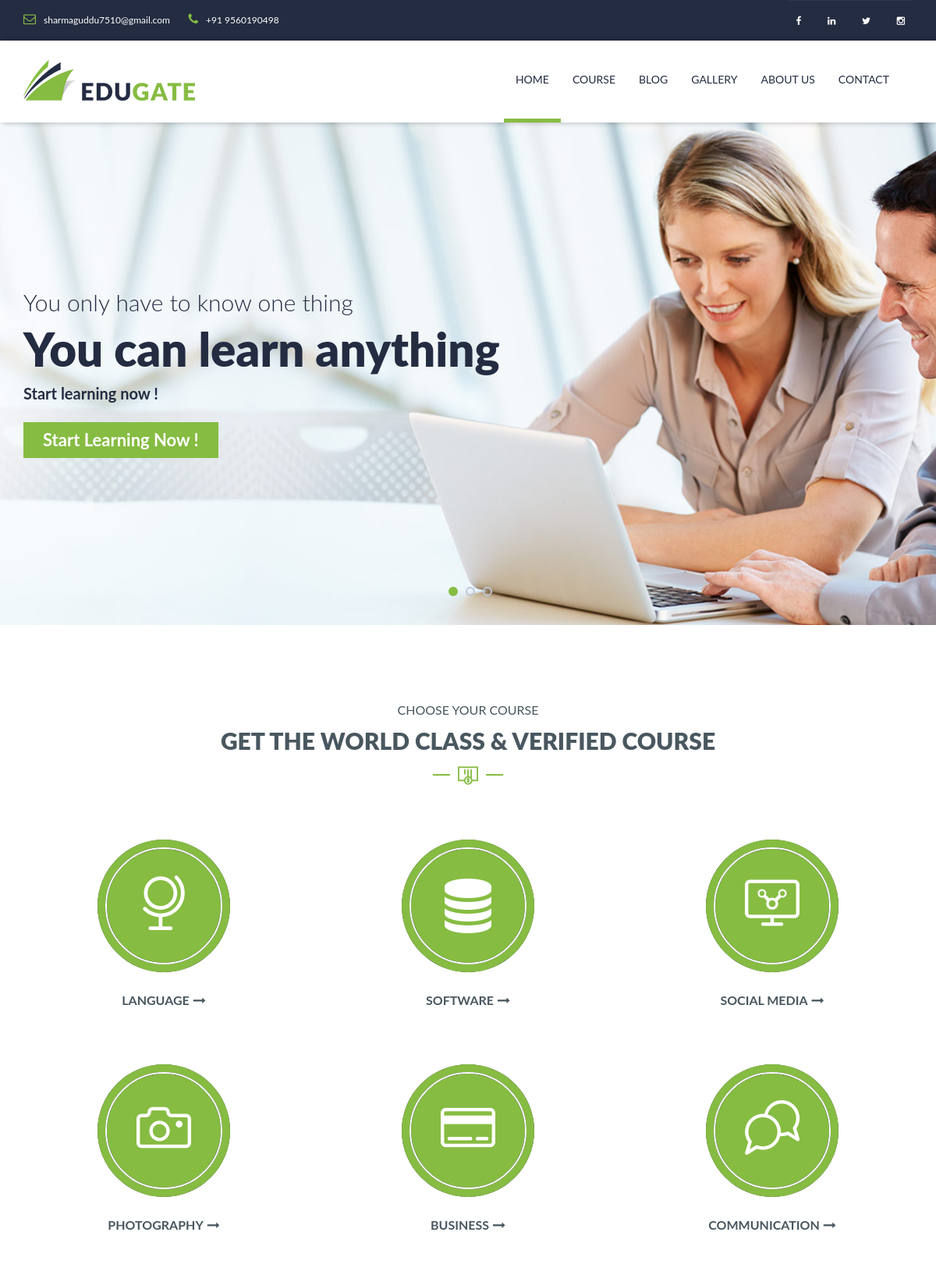
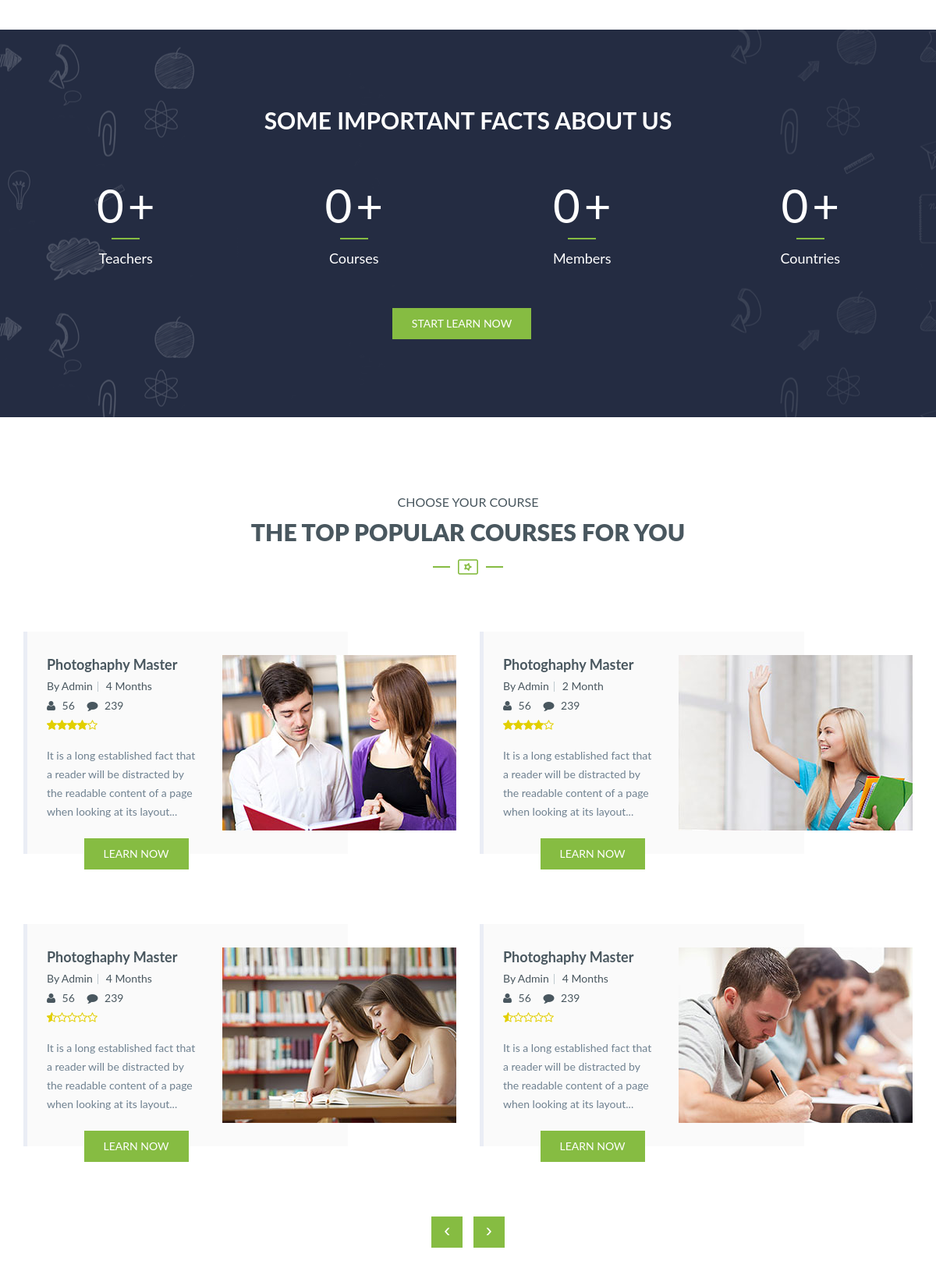
The page / (upper part) on the database its author committed (2 pictures, top to bottom).
### tables this page shows
CREATE TABLE `sitesetting` (
  `id` int(11) NOT NULL,
  `logo` varchar(100) DEFAULT NULL,
  `logo_alt` varchar(100) DEFAULT NULL,
  `logo_update` datetime DEFAULT NULL,
  `email` varchar(100) DEFAULT NULL,
  `email_alt` varchar(100) DEFAULT NULL,
  `email_update` datetime DEFAULT NULL,
  `mobile` bigint(20) DEFAULT NULL,
  `mobile_alt` varchar(100) DEFAULT NULL,
  `mobile_update` datetime DEFAULT NULL,
  `facebook` varchar(255) DEFAULT NULL,
  `facebook_alt` varchar(100) DEFAULT NULL,
  `facebook_update` datetime DEFAULT NULL,
  `twitter` varchar(255) DEFAULT NULL,
  `twitter_alt` varchar(100) DEFAULT NULL,
  `twitter_update` datetime DEFAULT NULL,
  `linkedin` varchar(255) DEFAULT NULL,
  `linkedin_alt` varchar(100) DEFAULT NULL,
  `linkedin_update` datetime DEFAULT NULL,
  `instagram` varchar(255) DEFAULT NULL,
  `instagram_alt` varchar(100) DEFAULT NULL,
  `instagram_update` datetime DEFAULT NULL,
  `address` varchar(255) DEFAULT NULL,
  `address_link` varchar(255) DEFAULT NULL,
  `address_update` datetime DEFAULT NULL,
  `page_title` varchar(255) DEFAULT NULL,
  `page_title_update` datetime DEFAULT NULL
);

CREATE TABLE `slider` (
  `id` int(11) NOT NULL,
  `image` varchar(100) DEFAULT NULL,
  `paragraph` text DEFAULT NULL,
  `heading` text DEFAULT NULL,
  `button` text DEFAULT NULL,
  `url` varchar(100) DEFAULT NULL,
  `description` varchar(255) DEFAULT NULL,
  `add_time` datetime DEFAULT NULL,
  `modify_time` datetime DEFAULT NULL
);

CREATE TABLE `course` (
  `id` int(11) NOT NULL,
  `cat_id` int(11) NOT NULL,
  `image` varchar(100) NOT NULL,
  `name` text NOT NULL,
  `description` text NOT NULL,
  `duration` text NOT NULL,
  `popular` int(11) DEFAULT NULL,
  `showhome` text NOT NULL,
  `status` text NOT NULL,
  `add_time` datetime NOT NULL,
  `modify_time` datetime NOT NULL
);

### index.php (the view, shortened to what the rows shown need)
<!DOCTYPE html>
<html lang="en">
<head>
    <?php include_once "include/links.php"; ?>
</head>
<body></body>
<?php
include_once "include/header.php";
?>
<div id="wrapper-content">
    <div id="page-wrapper">
        <div class="main-content">
            <div class="content">
                <div class="section slider-banner set-height-top">
                    <?php $sli = "SELECT * FROM slider";
                    $slid = $conn->prepare($sli);
                    $slid->execute();
                    $slidd = $slid->fetchAll(PDO::FETCH_ASSOC);
                    $i = 1;
                    foreach ($slidd as $slider) {
                    ?>
                        <div class="slider-item">
                            <div class="slider-<?php echo $i; ?>">
                                <div class="slider-caption">
                                    <div class="container">
                                        <h5 class="text-info-2"><?= $slider['paragraph']; ?></h5>
                                        <h1 class="text-info-1"><?= $slider["heading"]; ?></h1>
                                        <p class="text-info-3"><?= $slider["description"]; ?></p>
                                        <button class="btn btn-green"><span>Start learning now !</span></button>
                                    </div>
                                </div>
                            </div>
                        </div>
                    <?php $i++;
                    } ?>
                </div>
                <div class="section section-padding choose-course">
                    <div class="container">
                        <div class="group-title-index">
                            <h2 class="center-title">GET THE WORLD CLASS & VERIFIED COURSE</h2>
                        </div>
                    </div>
                </div>
                <div class="section progress-bars section-padding">
                    <div class="container">
                        <div class="progress-bars-content">
                            <div class="progress-bar-wrapper">
                                <h2 class="title-2">Some important facts about us</h2>
                            </div>
                        </div>
                    </div>
                </div>
                <div class="section section-padding top-courses">
                    <div class="container">
                        <div class="group-title-index">
                            <h2 class="center-title">the top popular courses for you</h2>
                        </div>
                        <div class="top-courses-wrapper">
                            <div class="top-courses-slider">
                                <?php
                                $cou = "SELECT * FROM course WHERE popular=1 LIMIT 4";
                                $cour = $conn->prepare($cou);
                                $cour->execute();
                                $cours = $cour->fetchAll(PDO::FETCH_ASSOC);
                                foreach ($cours as $course) {
                                ?>
                                    <div class="top-courses-item">
                                        <div class="edugate-layout-2">
                                            <div class="edugate-layout-2-wrapper">
                                                <div class="edugate-content"><a href="courses-detail.html" class="title"><?= $course["name"]; ?></a>
                                                    <div class="info">
                                                        <div class="author item"><a href="#">By Admin</a></div>
                                                        <div class="date-time item"><a href="#"><?= $course['duration']; ?></a></div>
                                                    </div>
                                                    <div class="info-more">
                                                        <div class="view item"><i class="fa fa-user"></i>
                                                            <p> 56</p>
                                                        </div>
                                                        <div class="comment item"><i class="fa fa-comment"></i>
                                                            <p> 239</p>
                                                        </div>
                                                    </div>
                                                    <div title="Rated 5.00 out of 5" class="star-rating"><span class="width-80"><strong class="rating">5.00</strong> out of 5</span></div>
                                                    <div class="description"><?= $course["description"]; ?></div>
                                                    <button onclick="window.location.href='courses-detail.php'" class="btn btn-green"><span>learn now</span></button>
                                                </div>
                                                <div class="edugate-image"><img src="edu-admin/login/images/course/<?= $course['image']; ?>" alt="" class="img-responsive" /></div>
                                            </div>
                                        </div>
                                    </div>
                                <?php } ?>
                            </div>
                            <div class="top-courses-slider">
                                <?php
                                $cou = "SELECT * FROM course WHERE popular=1 ORDER BY id DESC LIMIT 4";
                                $cour = $conn->prepare($cou);
                                $cour->execute();
                                $cours = $cour->fetchAll(PDO::FETCH_ASSOC);
                                foreach ($cours as $course) {
                                ?>
                                    <div class="top-courses-item">
                                        <div class="edugate-layout-2">
                                            <div class="edugate-layout-2-wrapper">
                                                <div class="edugate-content"><a href="course.php" class="title"><?= $course['name']; ?></a>
                                                    <div class="info">
                                                        <div class="author item"><a href="#">By Admin</a></div>
                                                        <div class="date-time item"><a href="#"><?= $course['duration']; ?></a></div>
                                                    </div>
                                                    <div class="info-more">
                                                        <div class="view item"><i class="fa fa-user"></i>
                                                            <p> 56</p>
                                                        </div>
                                                        <div class="comment item"><i class="fa fa-comment"></i>
                                                            <p> 239</p>
                                                        </div>
                                                    </div>
                                                    <div title="Rated 5.00 out of 5" class="star-rating"><span class="width-10"><strong class="rating">5.00</strong> out of 5</span></div>
                                                    <div class="description"><?= $course['description']; ?></div>
                                                    <button onclick="window.location.href='courses-detail.html'" class="btn btn-green"><span>learn now</span></button>
                                                </div>
                                                <div class="edugate-image"><img src="edu-admin/login/images/course/<?= $course['image']; ?>" alt="" class="img-responsive" /></div>
                                            </div>
                                        </div>
                                    </div>
                                <?php } ?>
                            </div>
                        </div>
                    </div>
                </div>
            </div>
        </div>
    </div>
</div>
</body>
</html>

### include/header.php (shortened to what the rows shown need)
<?php
include_once "edu-admin/login/conn/conn.php";
$sitea = "SELECT * FROM sitesetting";
$siteq = $conn->prepare($sitea);
$siteq->execute();
$sitedata = $siteq->fetchAll(PDO::FETCH_ASSOC);
foreach ($sitedata as $site) {
?>
    <header>
        <div class="header-topbar">
            <div class="container">
                <div class="topbar-left pull-left">
                    <div class="email"><a href="mailto:<?= $site['email']; ?>"><i class="topbar-icon fa fa-envelope-o">
                            </i><span><?= $site["email"]; ?></span></a></div>
                    <div class="hotline"><a href="tel:<?= $site['mobile']; ?>"><i class="topbar-icon fa fa-phone"></i><span>+91 <?= $site['mobile']; ?></span></a></div>
                </div>
                <div class="topbar-right pull-right">
                    <div class="socials">
                        <a href="<?= $site['facebook']; ?>" class="facebook"><i class="fa fa-facebook"></i></a>
                        <a href="<?= $site['linkedin']; ?>" class="google"><i class="fa fa-linkedin"></i></a>
                        <a href="<?= $site['twitter']; ?>" class="twitter"><i class="fa fa-twitter"></i></a>
                        <a href="<?= $site['instagram']; ?>" class="pinterest"><i class="fa fa-instagram"></i></a>
                    </div>
                </div>
            </div>
        </div>
        <div class="header-main homepage-01">
            <div class="container">
                <div class="header-main-wrapper">
                    <div class="navbar-heade">
                        <div class="logo pull-left"><a href="index.php" class="header-logo"><img src="edu-admin/login/images/logo/<?= $site['logo']; ?>" alt="<?= $site['logo_alt']; ?>" /></a></div>
                    </div>
                    <nav class="navigation collapse navbar-collapse pull-right">
                        <ul class="nav-links nav navbar-nav">
                            <li class="dropdown h"><a href="index.php" class="main-menu">Home</a></li>
                            <li><a href="course.php" class="main-menu c">course</a></li>
                            <li><a href="blog.php" class="main-menu b">blog</a></li>
                            <li class="dropdown"><a href="gallery.php" class="main-menu g">gallery</a></li>
                            <li class="dropdown"><a href="about.php" class="main-menu a">About us</a></li>
                            <li><a href="contact.php" class="main-menu co">Contact</a></li>
                        </ul>
                    </nav>
                </div>
            </div>
        </div>
    </header>
<?php } ?>

### rows shown on the page
sitesetting: email "sharmaguddu7510@gmail.com", mobile "9560190498", logo (picture)
slider: paragraph "You only have to know one thing", heading "You can learn anything", description "Start learning now !"
course: name "Photoghaphy Master", duration "4 Months", description "It is a long established fact that a reader will be distracted by the readable content of a page when looking at its layout...", image (picture)
course: name "Photoghaphy Master", duration "2 Month", description "It is a long established fact that a reader will be distracted by the readable content of a page when looking at its layout...", image (picture)
course: name "Photoghaphy Master", duration "4 Months", description "It is a long established fact that a reader will be distracted by the readable content of a page when looking at its layout...", image (picture)
course: name "Photoghaphy Master", duration "4 Months", description "It is a long established fact that a reader will be distracted by the readable content of a page when looking at its layout...", image (picture)
